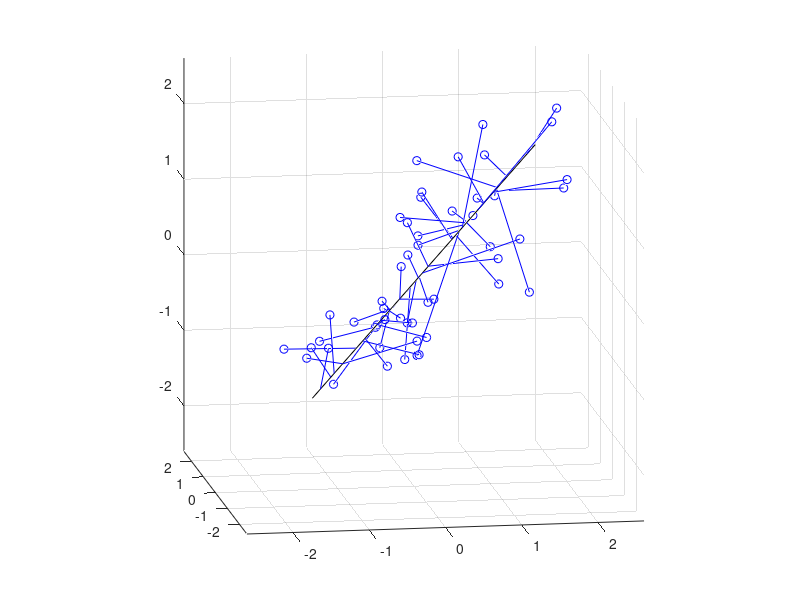

This chart was generated by the following MATLAB code: (Note: this script raises an error after producing the figure.)
%% Fitting an Orthogonal Regression Using Principal Components Analysis
% This example shows how to use Principal Components Analysis (PCA) to fit a 
% linear regression. PCA minimizes the perpendicular distances from the data 
% to the fitted model. This is the linear case of what is known as Orthogonal 
% Regression or Total Least Squares, and is appropriate when there is no 
% natural distinction between predictor and response variables, or when all 
% variables are measured with error. This is in contrast to the usual regression 
% assumption that predictor variables are measured exactly, and only the response 
% variable has an error component.
%
% For example, given two data vectors x and y, you can fit a line that
% minimizes the perpendicular distances from each of the points (x(i), y(i))
% to the line.  More generally, with p observed variables, you can fit an
% r-dimensional hyperplane in p-dimensional space (r < p).  The choice of r is
% equivalent to choosing the number of components to retain in PCA. It may be
% based on prediction error, or it may simply be a pragmatic choice to reduce
% data to a manageable number of dimensions.
%
% In this example, we fit a plane and a line through some data on three
% observed variables.  It's easy to do the same thing for any number of
% variables, and for any dimension of model, although visualizing a fit
% in higher dimensions would obviously not be straightforward.

%   Copyright 2005-2011 The MathWorks, Inc.
%   $Revision: 1.1.8.4 $  $Date: 2012/04/20 19:46:39 $


%% Fitting a Plane to 3-D Data
% First, we generate some trivariate normal data for the example.  Two of
% the variables are fairly strongly correlated.
rng(5,'twister');
X = mvnrnd([0 0 0], [1 .2 .7; .2 1 0; .7 0 1],50);
plot3(X(:,1),X(:,2),X(:,3),'bo');
grid on;
maxlim = max(abs(X(:)))*1.1;
axis([-maxlim maxlim -maxlim maxlim -maxlim maxlim]);
axis square
view(-9,12);

%%
% Next, we fit a plane to the data using PCA.  The coefficients for the first
% two principal components define vectors that form a basis for the plane.
% The third PC is orthogonal to the first two, and its coefficients define the
% normal vector of the plane.
[coeff,score,roots] = pca(X);
basis = coeff(:,1:2)
%%
normal = coeff(:,3)
%%
% That's all there is to the fit.  But let's look closer at the results, and
% plot the fit along with the data.

%%
% Because the first two components explain as much of the variance in the data
% as is possible with two dimensions, the plane is the best 2-D linear
% approximation to the data.  Equivalently, the third component explains the
% least amount of variation in the data, and it is the error term in the
% regression.  The latent roots (or eigenvalues) from the PCA define the
% amount of explained variance for each component.
pctExplained = roots' ./ sum(roots)

%%
% The first two coordinates of the principal component scores give the
% projection of each point onto the plane, in the coordinate system of the
% plane.  To get the coordinates of the fitted points in terms of the original
% coordinate system, we multiply each PC coefficient vector by the
% corresponding score, and add back in the mean of the data.  The residuals
% are simply the original data minus the fitted points.
[n,p] = size(X);
meanX = mean(X,1);
Xfit = repmat(meanX,n,1) + score(:,1:2)*coeff(:,1:2)';
residuals = X - Xfit;

%%
% The equation of the fitted plane, satisfied by each of the fitted points in
% |Xfit|, is |([x1 x2 x3] - meanX)*normal = 0|.  The plane passes through the
% point |meanX|, and its perpendicular distance to the origin is
% |meanX*normal|. The perpendicular distance from each point in |X| to the
% plane, i.e., the norm of the residuals, is the dot product of each centered
% point with the normal to the plane.  The fitted plane minimizes the sum of
% the squared errors.
error = abs((X - repmat(meanX,n,1))*normal);
sse = sum(error.^2)

%%
% To visualize the fit, we can plot the plane, the original data, and their
% projection to the plane.
[xgrid,ygrid] = meshgrid(linspace(min(X(:,1)),max(X(:,1)),5), ...
                         linspace(min(X(:,2)),max(X(:,2)),5));
zgrid = (1/normal(3)) .* (meanX*normal - (xgrid.*normal(1) + ygrid.*normal(2)));
h = mesh(xgrid,ygrid,zgrid,'EdgeColor',[0 0 0],'FaceAlpha',0);

hold on
above = (X-repmat(meanX,n,1))*normal < 0;
below = ~above;
nabove = sum(above);
X1 = [X(above,1) Xfit(above,1) nan*ones(nabove,1)];
X2 = [X(above,2) Xfit(above,2) nan*ones(nabove,1)];
X3 = [X(above,3) Xfit(above,3) nan*ones(nabove,1)];
plot3(X1',X2',X3','-', X(above,1),X(above,2),X(above,3),'o', 'Color',[0 .7 0]);
nbelow = sum(below);
X1 = [X(below,1) Xfit(below,1) nan*ones(nbelow,1)];
X2 = [X(below,2) Xfit(below,2) nan*ones(nbelow,1)];
X3 = [X(below,3) Xfit(below,3) nan*ones(nbelow,1)];
plot3(X1',X2',X3','-', X(below,1),X(below,2),X(below,3),'o', 'Color',[1 0 0]);

hold off
maxlim = max(abs(X(:)))*1.1;
axis([-maxlim maxlim -maxlim maxlim -maxlim maxlim]);
axis square
view(-9,12);
%%
% Green points are above the plane, red points are below.


%% Fitting a Line to 3-D Data
% Fitting a straight line to the data is even simpler, and because of the
% nesting property of PCA, we can use the components that have already been
% computed.  The direction vector that defines the line is given by the
% coefficients for the first principal component.  The second and third PCs
% are orthogonal to the first, and their coefficients define directions
% that are perpendicular to the line.  The simplest equation to describe the
% line is |meanX + t*dirVect|, where |t| parameterizes the position along the
% line.
dirVect = coeff(:,1)

%%
% The first coordinate of the principal component scores gives the
% projection of each point onto the line.  As with the 2-D fit, the PC
% coefficient vectors multiplied by the scores the gives the fitted points
% in the original coordinate system.
Xfit1 = repmat(meanX,n,1) + score(:,1)*coeff(:,1)';

%%
% Plot the line, the original data, and their projection to the line.
t = [min(score(:,1))-.2, max(score(:,1))+.2];
endpts = [meanX + t(1)*dirVect'; meanX + t(2)*dirVect'];
plot3(endpts(:,1),endpts(:,2),endpts(:,3),'k-');

X1 = [X(:,1) Xfit1(:,1) nan*ones(n,1)];
X2 = [X(:,2) Xfit1(:,2) nan*ones(n,1)];
X3 = [X(:,3) Xfit1(:,3) nan*ones(n,1)];
hold on
plot3(X1',X2',X3','b-', X(:,1),X(:,2),X(:,3),'bo');
hold off
maxlim = max(abs(X(:)))*1.1;
axis([-maxlim maxlim -maxlim maxlim -maxlim maxlim]);
axis square
view(-9,12);
grid on

%%
% While it appears that many of the projections in this plot are not
% perpendicular to the line, that's just because we're plotting 3-D data
% in two dimensions.  In a live |MATLAB(R)| figure window, you could
% interactively rotate the plot to different perspectives to verify that
% the projections are indeed perpendicular, and to get a better feel for
% how the line fits the data.


displayEndOfDemoMessage(mfilename)
